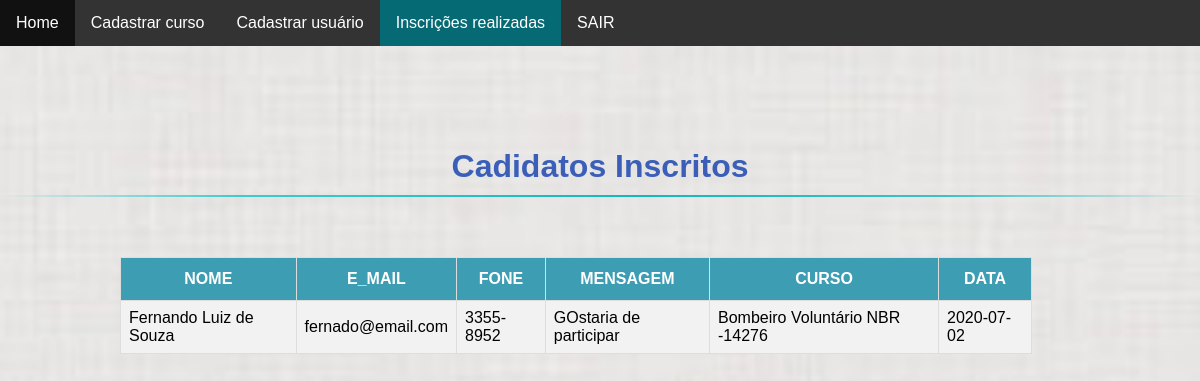
Page /adm/inscricao-realizadas.php (signed in) on the committed database.
### tables this page shows
CREATE TABLE `inscricao` (
  `pkinscricao` int(11) NOT NULL,
  `nome_aluno` varchar(80) NOT NULL,
  `email` varchar(80) NOT NULL,
  `fone` varchar(20) NOT NULL,
  `mensagem` varchar(300) DEFAULT NULL,
  `data` date NOT NULL,
  `fkcurso` int(11) NOT NULL
);

CREATE TABLE `curso` (
  `pkcurso` int(11) NOT NULL,
  `titulo` varchar(45) NOT NULL,
  `descricao` varchar(300) NOT NULL,
  `valor` float NOT NULL,
  `status` tinyint(4) NOT NULL,
  `fkcategoria` int(11) NOT NULL
);

### classes/conexao.php (called while the page is built, shortened)
<?php
class conexao{
  private $host = "127.0.0.1";
  private $user = "root";
  private $pass = "";
  private $db   = "curso";
  function conecta()
  {
    $con = mysqli_connect($this->host,$this->user,$this->pass,$this->db);
	if(mysqli_connect_error())
	{
	   throw new Exception("Erro ao conectar".mysqli_connect_error(),1);
	   return $con;
	}else{
	  return $con;
	}
  }
}
?>

### classes/funcoes_sql.php (called while the page is built, shortened)
<?php
include_once("conexao.php");
class funcoes_sql extends conexao{
   private $consulta;
   private $ret;
   function setconsulta($sql)
   {
      $this->consulta = $sql;
   }
   function getconsulta()
   {
     return $this->consulta;
   }
   function selecionar()
   {
     $qry = mysqli_query($this->conecta(),$this->getconsulta());
	 while($linha = mysqli_fetch_array($qry))
	 {
	   $this->ret[] = $linha;
	 }
	 return $this->ret;
   }
   function contar()
   {
     $qry = mysqli_query($this->conecta(), $this->getconsulta());
	 $this->total = mysqli_num_rows($qry);
	 return $this->total;
   }
}
?>

### adm/inscricao-realizadas.php (the view, shortened to what this page needs)
<!DOCTYPE html>
<head>
  <link rel="stylesheet" type="text/css" href="../style.css" />
</head>
<body class="img-full">
				<?php
					include_once("../topo.php");
				?>
		<div class="container">
				<h3>Cadidatos Inscritos</h3>
					<?php
						include_once("../classes/funcoes_sql.php");
						$mostrar = new funcoes_sql;
						$mostrar->setconsulta("SELECT nome_aluno, email, fone, mensagem, titulo, data from curso INNER JOIN inscricao ON fkcurso=pkcurso ORDER by data ASC");
						if($mostrar->contar() > 0)
							{
									echo "<div class=tabelaCursos>";
									echo "<table>
											<tr>
											<th>NOME</th>
											<th>E_MAIL</th>
											<th>FONE</th>
											<th>MENSAGEM</th>
											<th>CURSO</th>
											<th>DATA</th>
											</tr>";
								foreach($mostrar->selecionar() as $m)
									{
												echo "<tr>
												<td>$m[0]</td>
												<td>$m[1]</td>
												<td>$m[2]</td>
												<td>$m[3]</td>
												<td>$m[4]</td>
												<td>$m[5]</td>
												</tr>
												";
									}
									echo "</div>";
							}
						?>
		</div>
</body>
</html>

### style.css (style rules this page uses)
*, *:before, *:after { margin: 0; padding: 0; font-family: Arial, sans-serif; font: 16px; }
.container { width: 100%; height: auto; }
.img-full { background-image: url(./img/backgroud.jpg); background-attachment: fixed; background-size: cover; }
h3 { font-size: 32px; color: #3b5fb9; padding: 2px 0 10px 0; font-family: Arial, sans-serif; font-weight: bold; margin-top: 100px; text-align: center; padding-bottom: 30px; }
h3:after { content: ' '; display: block; width: 100%; height: 2px; margin-top: 10px; background: -webkit-linear-gradient( left, rgba(17, 120, 134, 0) 0%, rgba(17, 197, 199, 0.8) 20%, rgba(17, 184, 189, 1) 53%, rgba(17, 184, 189, 0.8) 79%, rgba(17, 184, 189, 0) 100% ); background: linear-gradient( left, rgba(219, 222, 223, 0) 0%, rgba(219, 222, 223, 0.8) 20%, rgba(219, 222, 223, 18) 53%, rgba(219, 222, 228, 0.8) 79%, rgba(219, 222, 223, 0) 100% ); }
html, body { height: 100%; }
.tabelaCursos { width: 80%; min-height: 560px; margin: 30px auto; position: relative; }
table { font-family: 'Trebuchet MS', Arial, Helvetica, sans-serif; border-collapse: collapse; width: 95%; }
table td, table th { border: 1px solid #ddd; padding: 8px; }
table tr:nth-child(even) { background-color: #f2f2f2; }
table th { padding-top: 12px; padding-bottom: 12px; text-align: center; background-color: #3d9db3; color: white; }

### rows in the picture
inscricao: nome_aluno "Fernando Luiz de Souza", email "fernado@email.com", fone "3355-8952", mensagem "GOstaria de participar", fkcurso.titulo "Bombeiro Voluntário NBR -14276", data "2020-07-02"
